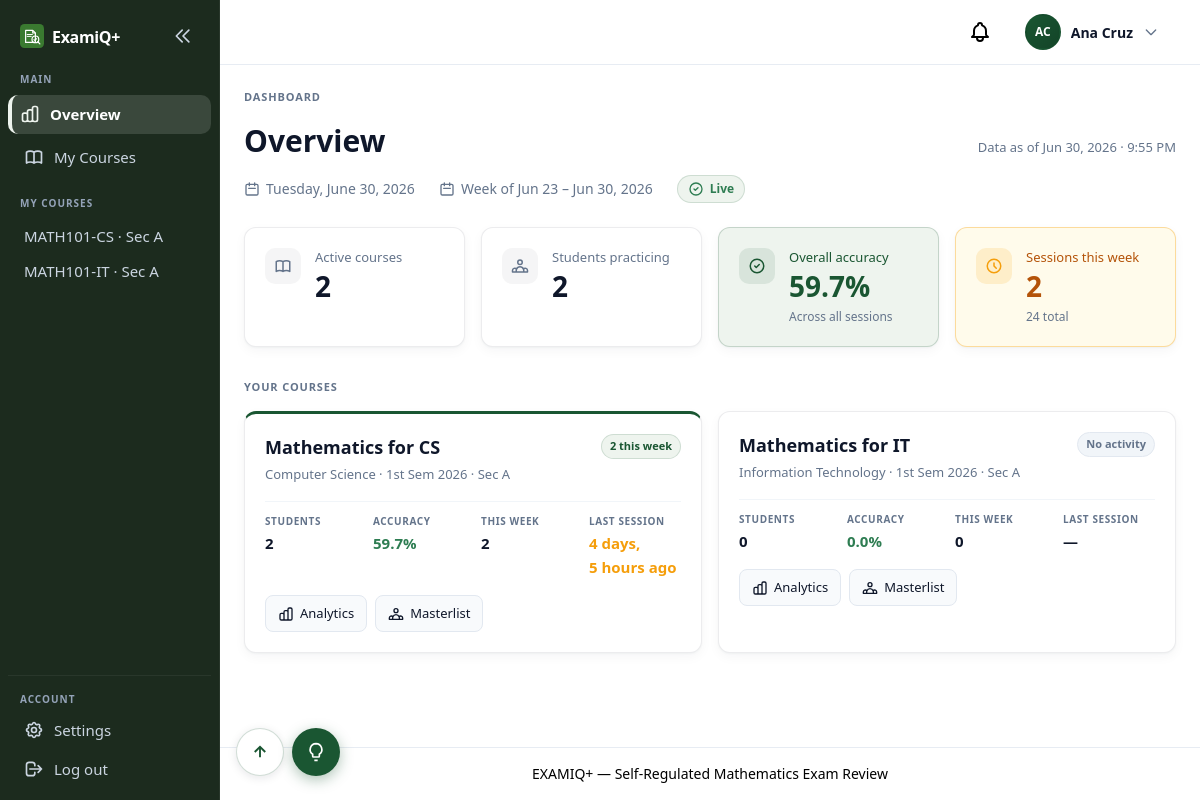
The page /professor/overview/ (signed in) on the database as committed earlier.
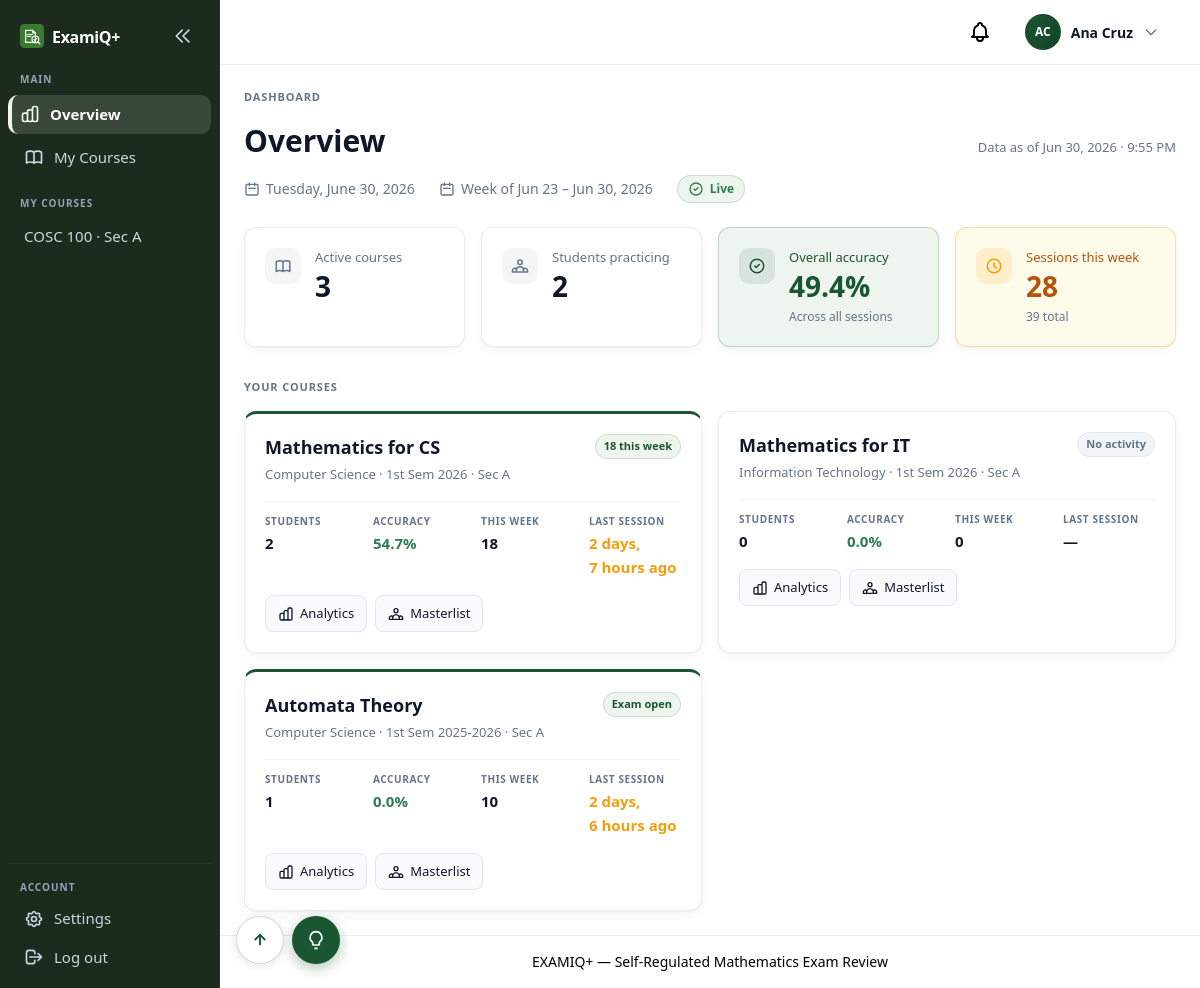
The same page on the database as committed later.
### apps/users/models.py (models this page shows, shortened)
class Course(models.Model):
    program = models.ForeignKey(
        Program,
        on_delete=models.PROTECT,
        related_name="course_offerings",
    )
    code = models.CharField(max_length=20)
    name = models.CharField(max_length=200)
    term = models.CharField(max_length=50, default="1st Sem")
    academic_year = models.CharField(max_length=20, default="2026")
    section = models.CharField(max_length=20, default="A")
    is_archived = models.BooleanField(default=False)
    professor = models.ForeignKey(
        User,
        on_delete=models.SET_NULL,
        null=True,
        blank=True,
        related_name="courses_taught",
        limit_choices_to={"role": User.Role.PROFESSOR},
    )
    class Meta:
        verbose_name = "Course"
        verbose_name_plural = "Courses"
        ordering = ["-academic_year", "term", "code"]
        unique_together = [["code", "program", "term", "academic_year", "section"]]
    @property
    def display_label(self) -> str:
        prof = self.professor.get_full_name() if self.professor else "TBA"
        section_part = f"Sec {self.section}, " if self.section else ""
        return f"{self.code} {self.name}, {section_part}{prof}, {self.term} {self.academic_year}"

class Program(models.Model):
    slug = models.SlugField(max_length=30, unique=True)
    name = models.CharField(max_length=200)
    managing_department = models.ForeignKey(
        Department,
        on_delete=models.PROTECT,
        related_name="managed_programs",
        help_text="Department whose chairperson approves question-bank changes for this program.",
    )
    class Meta:
        verbose_name = "Program"
        verbose_name_plural = "Programs"
        ordering = ["name"]

### apps/analytics/views_professor.py (the view)
class ProfessorOverviewView(ProfessorRequiredMixin, TemplateView):
    template_name = "analytics/professor/overview.html"
    def get_context_data(self, **kwargs):
        context = super().get_context_data(**kwargs)
        context["overview"] = professor_overview_summary(self.request.user)
        context["course_cards"] = professor_overview_course_cards(self.request.user)
        return context

### apps/analytics/services.py (called while the page is built)
def _course_student_ids(course: Course):
    return (
        ReviewSession.objects.filter(course=course)
        .values_list("student_id", flat=True)
        .distinct()
    )

def _course_answers(course: Course, student: User | None = None):
    qs = Answer.objects.filter(session__course=course)
    if student:
        qs = qs.filter(session__student=student)
    return qs

### apps/core/mixins.py (called while the page is built)
    def test_func(self) -> bool:
        return self.request.user.is_authenticated and self.request.user.role == self.required_role

### apps/users/assignment_services.py (called while the page is built)
def get_professor_course_queryset(professor: User):
    assignment_courses = Course.objects.filter(
        teaching_assignment__professor=professor,
        is_archived=False,
    )
    if assignment_courses.exists():
        return assignment_courses
    return Course.objects.filter(professor=professor, is_archived=False)

### apps/users/models.py (called while the page is built)
    def get_full_name(self) -> str:
        parts = [self.first_name, self.middle_name, self.last_name]
        return " ".join(part for part in parts if part).strip()

    @property
    def initials(self) -> str:
        parts = [self.first_name[:1], self.last_name[:1]]
        return "".join(p.upper() for p in parts if p) or self.email[:2].upper()

### templates/analytics/professor/overview.html (shortened to what the changed rows need)
{% extends "base.html" %}
{% load humanize %}
{% block content %}
<div class="overview-header mb-6">
    <div class="overview-header__main">
        <h1 class="overview-title">Overview</h1>
    </div>
</div>
<div class="overview-kpi-grid mb-8">
    <div class="overview-kpi-grid__item">{% include "components/overview_stat_card.html" with value=overview.course_count label="Active courses" icon="book" variant="neutral" %}</div>
    <div class="overview-kpi-grid__item">{% include "components/overview_stat_card.html" with value=overview.student_count label="Students practicing" icon="users" variant="neutral" %}</div>
    <div class="overview-kpi-grid__item">{% include "components/overview_stat_card.html" with value=overview.accuracy label="Overall accuracy" suffix="%" subtext="Across all sessions" icon="target" variant="accent" %}</div>
    <div class="overview-kpi-grid__item">{% include "components/overview_stat_card.html" with value=overview.sessions_this_week label="Sessions this week" subtext=overview.sessions_subtext icon="clock" variant="warning" %}</div>
</div>
{% if course_cards %}
<div class="overview-course-grid">
    {% for card in course_cards %}
    {% with course=card.course %}
    <article class="overview-course-card {% if card.exam_setup_enabled or card.sessions_this_week %}overview-course-card--active{% endif %}">
        <div class="overview-course-card__header">
            <div>
                <h2 class="overview-course-card__title">{{ course.name }}</h2>
                <p class="overview-course-card__subtitle">
                    {{ course.program.name }} · {{ course.term }} {{ course.academic_year }} · Sec {{ course.section }}
                </p>
            </div>
            {% if card.exam_setup_enabled %}
            <span class="overview-course-badge overview-course-badge--open">Exam open</span>
            {% elif card.sessions_this_week or card.last_session_at %}
            <span class="overview-course-badge overview-course-badge--open">{{ card.sessions_this_week }} this week</span>
            {% else %}
            <span class="overview-course-badge overview-course-badge--muted">No activity</span>
            {% endif %}
        </div>
        <div class="overview-course-card__stats">
            <div>
                <span class="overview-course-stat-label">Students</span>
                <span class="overview-course-stat-value">{{ card.enrolled_count }}</span>
            </div>
            <div>
                <span class="overview-course-stat-label">Accuracy</span>
                <span class="overview-course-stat-value overview-course-stat-value--good">{{ card.accuracy }}%</span>
            </div>
            <div>
                <span class="overview-course-stat-label">This week</span>
                <span class="overview-course-stat-value">{{ card.sessions_this_week }}</span>
            </div>
            <div>
                <span class="overview-course-stat-label">Last session</span>
                <span class="overview-course-stat-value {% if card.last_session_at %}overview-course-stat-value--recent{% endif %}">
                    {% if card.last_session_at %}{{ card.last_session_at|naturaltime }}{% else %}—{% endif %}
                </span>
            </div>
        </div>
        <div class="overview-course-card__actions">
            <a href="{% url 'analytics_professor:course_detail' course.pk %}" class="overview-course-action">
                Analytics
            </a>
            <a href="{% url 'analytics_professor:course_roster' course.pk %}" class="overview-course-action">
                Masterlist
            </a>
        </div>
    </article>
    {% endwith %}
    {% endfor %}
</div>
{% else %}
{% include "components/empty_state.html" with title="No courses yet" body="Create a course offering to start tracking student performance." cta_url="/professor/courses/create/" cta_label="Create course offering" %}
{% endif %}
{% endblock %}

### templates/components/sidebar.html (shortened to what the changed rows need)
{% if user.is_authenticated %}
<aside id="app-sidebar" class="app-sidebar">
    <div class="app-sidebar-inner">
        <nav class="app-sidebar-nav" aria-label="Main navigation">
            {% if user.role == "student" %}
                <p class="sidebar-section-label">Main</p>
                <a href="{% url 'analytics_student:dashboard' %}" title="Dashboard"
                   class="sidebar-link {% if request.resolver_match.url_name == 'dashboard' and request.resolver_match.namespace == 'analytics_student' %}sidebar-link-active{% endif %}"
                   aria-label="Dashboard">
                    <svg class="sidebar-icon" fill="none" stroke="currentColor" viewBox="0 0 24 24" aria-hidden="true"><path stroke-linecap="round" stroke-linejoin="round" stroke-width="2" d="M4 6a2 2 0 012-2h2a2 2 0 012 2v2a2 2 0 01-2 2H6a2 2 0 01-2-2V6zM14 6a2 2 0 012-2h2a2 2 0 012 2v2a2 2 0 01-2 2h-2a2 2 0 01-2-2V6zM4 16a2 2 0 012-2h2a2 2 0 012 2v2a2 2 0 01-2 2H6a2 2 0 01-2-2v-2zM14 16a2 2 0 012-2h2a2 2 0 012 2v2a2 2 0 01-2 2h-2a2 2 0 01-2-2v-2z"/></svg>
                    <span class="sidebar-label">Dashboard</span>
                </a>
                <a href="{% url 'reviews:setup' %}" title="Start Review"
                   class="sidebar-link {% if request.resolver_match.url_name == 'setup' %}sidebar-link-active{% endif %}"
                   aria-label="Start Review">
                    <svg class="sidebar-icon" fill="none" stroke="currentColor" viewBox="0 0 24 24" aria-hidden="true"><path stroke-linecap="round" stroke-linejoin="round" stroke-width="2" d="M12 8v4l3 3m6-3a9 9 0 11-18 0 9 9 0 0118 0z"/></svg>
                    <span class="sidebar-label">Start Review</span>
                </a>
                <p class="sidebar-section-label">Insights</p>
                <a href="{% url 'analytics_student:session_history' %}" title="Session History"
                   class="sidebar-link {% if request.resolver_match.url_name == 'session_history' %}sidebar-link-active{% endif %}"
                   aria-label="Session History">
                    <svg class="sidebar-icon" fill="none" stroke="currentColor" viewBox="0 0 24 24" aria-hidden="true"><path stroke-linecap="round" stroke-linejoin="round" stroke-width="2" d="M12 8v4l3 3m6-3a9 9 0 11-18 0 9 9 0 0118 0z"/></svg>
                    <span class="sidebar-label">Session History</span>
                </a>
                <a href="{% url 'analytics_student:mistakes' %}" title="Mistakes"
                   class="sidebar-link {% if request.resolver_match.url_name == 'mistakes' %}sidebar-link-active{% endif %}"
                   aria-label="Mistakes">
                    <svg class="sidebar-icon" fill="none" stroke="currentColor" viewBox="0 0 24 24" aria-hidden="true"><path stroke-linecap="round" stroke-linejoin="round" stroke-width="2" d="M12 9v2m0 4h.01m-6.938 4h13.856c1.54 0 2.502-1.667 1.732-3L13.732 4c-.77-1.333-2.694-1.333-3.464 0L3.34 16c-.77 1.333.192 3 1.732 3z"/></svg>
                    <span class="sidebar-label">Mistakes</span>
                </a>
                <a href="{% url 'analytics_student:mistake_patterns' %}" title="Weak Areas"
                   class="sidebar-link {% if request.resolver_match.url_name == 'mistake_patterns' %}sidebar-link-active{% endif %}"
                   aria-label="Weak Areas">
                    <svg class="sidebar-icon" fill="none" stroke="currentColor" viewBox="0 0 24 24" aria-hidden="true"><path stroke-linecap="round" stroke-linejoin="round" stroke-width="2" d="M9 19v-6a2 2 0 00-2-2H5a2 2 0 00-2 2v6a2 2 0 002 2h2a2 2 0 002-2zm0 0V9a2 2 0 012-2h2a2 2 0 012 2v10m-6 0a2 2 0 002 2h2a2 2 0 002-2m0 0V5a2 2 0 012-2h2a2 2 0 012 2v14a2 2 0 01-2 2h-2a2 2 0 01-2-2z"/></svg>
                    <span class="sidebar-label">Weak Areas</span>
                </a>
                <a href="{% url 'analytics_student:topic_progress' %}" title="Topic Progress"
                   class="sidebar-link {% if request.resolver_match.url_name == 'topic_progress' %}sidebar-link-active{% endif %}"
                   aria-label="Topic Progress">
                    <svg class="sidebar-icon" fill="none" stroke="currentColor" viewBox="0 0 24 24" aria-hidden="true"><path stroke-linecap="round" stroke-linejoin="round" stroke-width="2" d="M13 7h8m0 0v8m0-8l-8 8-4-4-6 6"/></svg>
                    <span class="sidebar-label">Topic Progress</span>
                </a>
            {% elif user.role == "professor" %}
                {% if professor_courses %}
                <div class="sidebar-course-list">
                    {% for course in professor_courses %}
                    <a href="{% url 'analytics_professor:course_detail' course.pk %}" title="{{ course.display_label }}"
                       class="sidebar-link sidebar-link-compact {% if sidebar_course.pk == course.pk %}sidebar-link-active{% endif %}">
                        <span class="sidebar-label">{% if course.section %}{{ course.code }} · Sec {{ course.section }}{% else %}{{ course.code }}{% endif %}</span>
                    </a>
                    {% endfor %}
                </div>
                {% endif %}
            {% endif %}
        </nav>
    </div>
</aside>
{% endif %}

Rows that differ between the two databases and show on the page:
no longer on one of the page's lists (row unchanged): Course: code "MATH101-CS", section "A"
no longer on one of the page's lists (row unchanged): Course: code "MATH101-IT", section "A"
added Course: code "COSC 100", section "A", course.name "Automata Theory", course.program.name "Computer Science", course.term "1st Sem", course.academic_year "2025-2026", course.section "A", shows "Exam open", enrolled_count "1", accuracy "0.0", sessions_this_week "10", last_session_at "2 days, 6 hours ago"
computed for Course "Mathematics for CS": sessions_this_week "2" → "18"; accuracy "59.7" → "54.7"; last_session_at "4 days, 5 hours ago" → "2 days, 7 hours ago"
Other text that changed with them:
{{ value }}: "2 2 59.7 2" → "3 2 49.4 28"
{{ subtext }}: "Across all sessions 24 total" → "Across all sessions 39 total"
